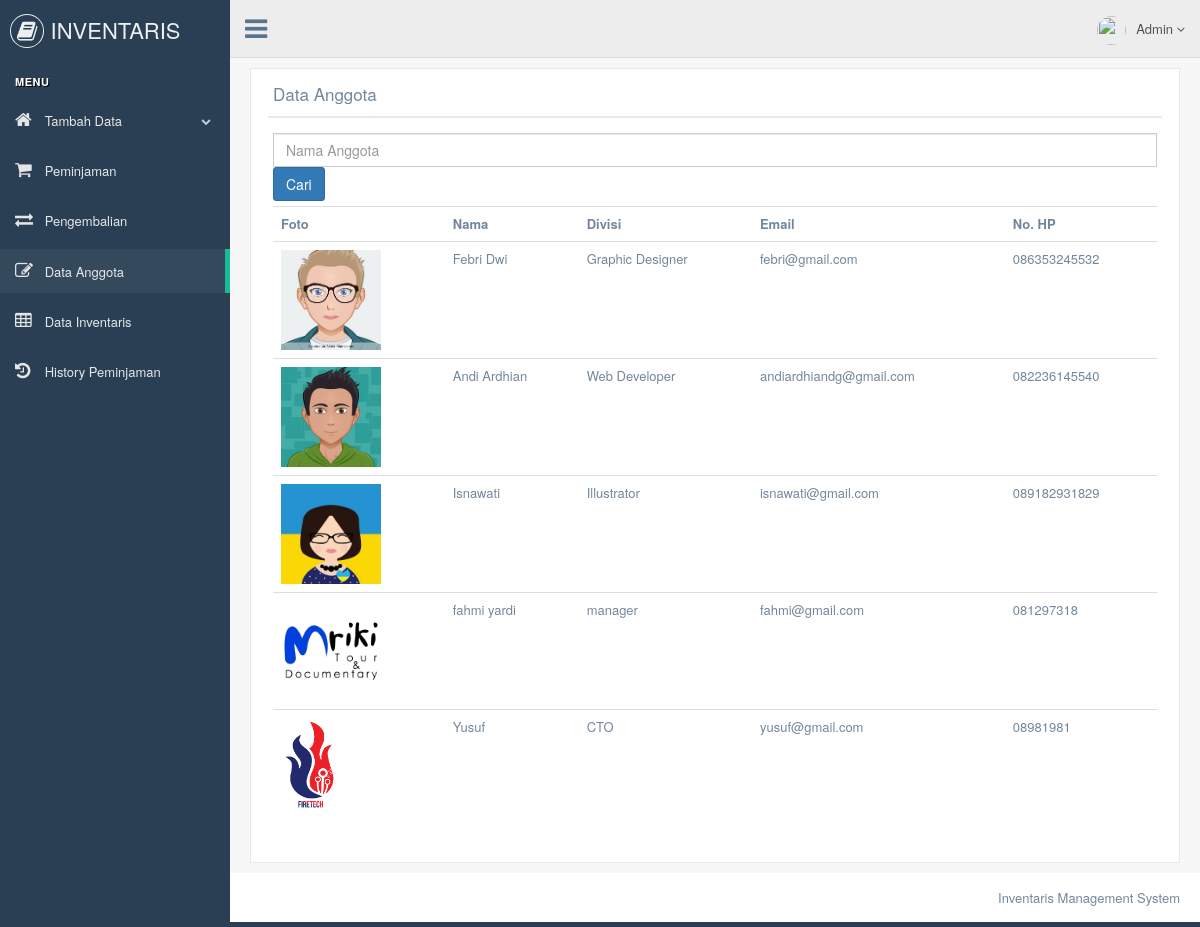
Page /list_anggota.php on the committed database.
### tables this page shows
CREATE TABLE `data_anggota` (
  `id` int(5) NOT NULL,
  `nama` varchar(30) NOT NULL,
  `jabatan` varchar(20) NOT NULL,
  `email` varchar(30) NOT NULL,
  `no_hp` varchar(20) NOT NULL,
  `foto_anggota` varchar(100) NOT NULL
);

### list_anggota.php (the view, shortened to what this page needs)
<?php
include 'top.php';
include 'koneksi_database.php'; ?>
<div class="right_col" role="main">
    <div class="">
        <div class="row" style="min-height:500px">
            <div class="col-md-12 col-sm-12 col-xs-12">
                <div class="x_panel">
                    <div class="x_title">
                        <h2>Data Anggota</h2>
                        <div class="clearfix"></div>
                    </div>
                    <div class="x_content">
                        <form name="form1" action="" method="post">
                            <input type="text" name="t1" class="form-control" placeholder="Nama Anggota">
                            <input type="submit" name="submit1" value="Cari" class="btn btn-primary">
                        </form>
                        <?php
                        if (isset($_POST["submit1"])) {
                            $res=mysqli_query($link,"select * from data_anggota where nama like('%$_POST[t1]%')");
                        echo "<table class=table table-bordered>";
                        echo "<tr>";
                        echo "<th>";echo "Foto";echo "</th>";
                        echo "<th>";echo "Nama";echo "</th>";
                        echo "<th>";echo "Divisi";echo "</th>";
                        echo "<th>";echo "Email";echo "</th>";
                        echo "<th>";echo "No. HP";echo "</th>";
                        echo "</tr>";
                        while ($row=mysqli_fetch_array($res)) {
                        echo "<tr>";
                        echo "<td>";
                        ?> <img src=" <?php echo $row["foto_anggota"]; ?> "height="100">  <?php
                        echo "</td>";
                        echo "<td>";echo $row['nama'];echo "</td>";
                        echo "<td>";echo $row['jabatan'];echo "</td>";
                        echo "<td>";echo $row['email'];echo "</td>";
                        echo "<td>";echo $row['no_hp'];echo "</td>";
                        echo "</tr>";
                        }
                        echo"</table>";
                        }
                        else{
                        $res=mysqli_query($link,"select * from data_anggota");
                        echo "<table class=table table-bordered>";
                        echo "<tr>";
                        echo "<th>";echo "Foto";echo "</th>";
                        echo "<th>";echo "Nama";echo "</th>";
                        echo "<th>";echo "Divisi";echo "</th>";
                        echo "<th>";echo "Email";echo "</th>";
                        echo "<th>";echo "No. HP";echo "</th>";
                        echo "</tr>";
                        while ($row=mysqli_fetch_array($res)) {
                        echo "<tr>";
                        echo "<td>";
                        ?> <img src=" <?php echo $row["foto_anggota"]; ?> "height="100">  <?php
                        echo "</td>";
                        echo "<td>";echo $row['nama'];echo "</td>";
                        echo "<td>";echo $row['jabatan'];echo "</td>";
                        echo "<td>";echo $row['email'];echo "</td>";
                        echo "<td>";echo $row['no_hp'];echo "</td>";
                        echo "</tr>";
                        }
                        echo"</table>";
                    }
                        ?>
                    </div>
                </div>
            </div>
        </div>
    </div>
</div>
<?php
include 'footer.php';
?>

### top.php (shortened to what this page needs)
<!DOCTYPE html>
<html lang="en">
<head>
    <link href="css/bootstrap.min.css" rel="stylesheet">
    <link href="css/font-awesome.min.css" rel="stylesheet">
    <link href="css/nprogress.css" rel="stylesheet">
    <link href="css/custom.min.css" rel="stylesheet">
</head>
<body class="nav-md">
<div class="container body">
    <div class="main_container">
        <div class="col-md-3 left_col">
            <div class="left_col scroll-view">
                <div class="navbar nav_title" style="border: 0;">
                    <a href="main_page.php" class="site_title"><i class="fa fa-book"></i> <span>INVENTARIS</span></a>
                </div>
                <br/>
                <div id="sidebar-menu" class="main_menu_side hidden-print main_menu">
                    <div class="menu_section">
                        <h3>Menu</h3>
                        <ul class="nav side-menu">
                            <li><a href="#demo" data-toggle="collapse"><i class="fa fa-home"></i> Tambah Data <span class="fa fa-chevron-down"></span></a>
                            </li>
                            <li><a href="peminjaman.php"><i class="fa fa-shopping-cart"></i> Peminjaman </a></li>
                            <li><a href="pengembalian.php"><i class="fa fa-exchange"></i> Pengembalian </a></li>
                            <li><a href="list_anggota.php"><i class="fa fa-edit "></i> Data Anggota</a></li>
                            <li><a href="data_inventaris.php"><i class="fa fa-table"></i> Data Inventaris </a></li>
                            <li><a href="history.php"><i class="fa fa-history"></i> History Peminjaman </a></li>
                        </ul>
                    </div>
                </div>
            </div>
        </div>
        <div class="top_nav">
            <div class="nav_menu">
                <nav>
                    <div class="nav toggle">
                        <a id="menu_toggle"><i class="fa fa-bars"></i></a>
                    </div>
                    <ul class="nav navbar-nav navbar-right">
                        <li class="">
                            <a href="javascript:;" class="user-profile dropdown-toggle" data-toggle="dropdown"
                               aria-expanded="false">
                                <img src="images/user.png" alt="">Admin
                                <span class=" fa fa-angle-down"></span>
                            </a>
                        </li>
                    </ul>
                </nav>
            </div>
        </div>

### footer.php (shortened to what this page needs)
        <footer>
            <div class="pull-right">
                Inventaris Management System
            </div>
            <div class="clearfix"></div>
        </footer>
    </div>
</div>
</body>
</html>

### rows in the picture
data_anggota: foto_anggota (picture), nama "Febri Dwi", jabatan "Graphic Designer", email "febri@gmail.com", no_hp "086353245532"
data_anggota: foto_anggota (picture), nama "Andi Ardhian", jabatan "Web Developer", email "andiardhiandg@gmail.com", no_hp "082236145540"
data_anggota: foto_anggota (picture), nama "Isnawati", jabatan "Illustrator", email "isnawati@gmail.com", no_hp "089182931829"
data_anggota: foto_anggota (picture), nama "fahmi yardi", jabatan "manager", email "fahmi@gmail.com", no_hp "081297318"
data_anggota: foto_anggota (picture), nama "Yusuf", jabatan "CTO", email "yusuf@gmail.com", no_hp "08981981"
